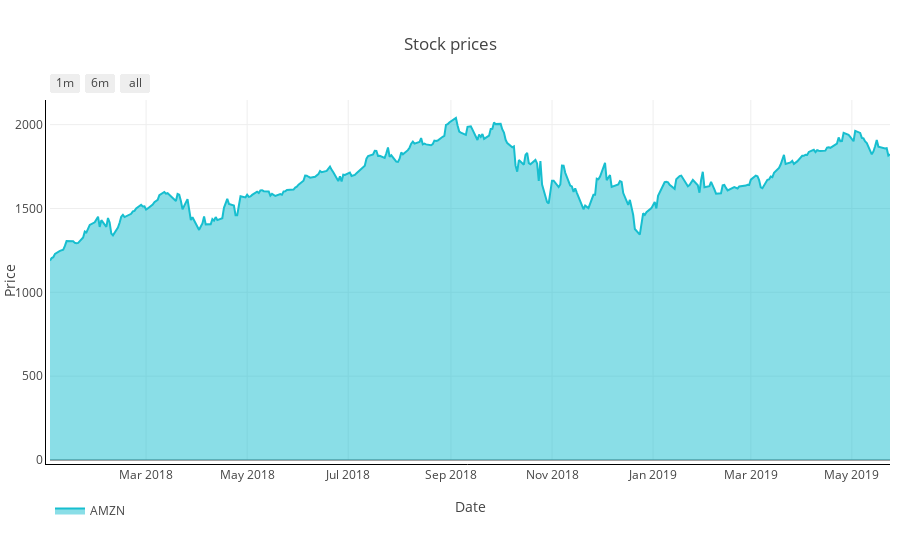

Notebook cell for this chart:
### Markdown cell above
# Plot indicators

You must intall jupyterlab/plotly-extension to show charts.

### Code cell
# Prices

plot_prices = plot_stock_prices(portf_value[symbol], symbol, output_type='nb')
iplot(plot_prices)

### Figure 1 — Plotly figure (JSON) as saved in the notebook; plotly's stock layout.template omitted (floating-point values rounded to 4 significant figures; data arrays with more than 128 entries replaced by an {"elided": "..."} marker saying what was removed)
{"data": [{"fill": "tonexty", "line": {"color": "#17BECF"}, "name": "AMZN", "opacity": 0.8, "type": "scatter", "uid": "f4ca4641-e207-47fd-836d-746dcb4475ac", "x": {"elided": "351 str values"}, "y": {"elided": "351 float values"}}], "layout": {"autosize": true, "legend": {"orientation": "h"}, "margin": {"b": 100, "l": 50, "pad": 4, "r": 10, "t": 100}, "showlegend": true, "title": {"text": "Stock prices"}, "xaxis": {"linecolor": "#000", "linewidth": 1, "range": ["2018-01-02", "2019-05-24"], "rangeselector": {"buttons": [{"count": 1, "label": "1m", "step": "month", "stepmode": "backward"}, {"count": 6, "label": "6m", "step": "month", "stepmode": "backward"}, {"step": "all"}]}, "title": {"text": "Date"}, "type": "date"}, "yaxis": {"autorange": true, "linecolor": "#000", "linewidth": 1, "range": [0, 2147.0], "title": {"text": "Price"}, "type": "linear"}}}
